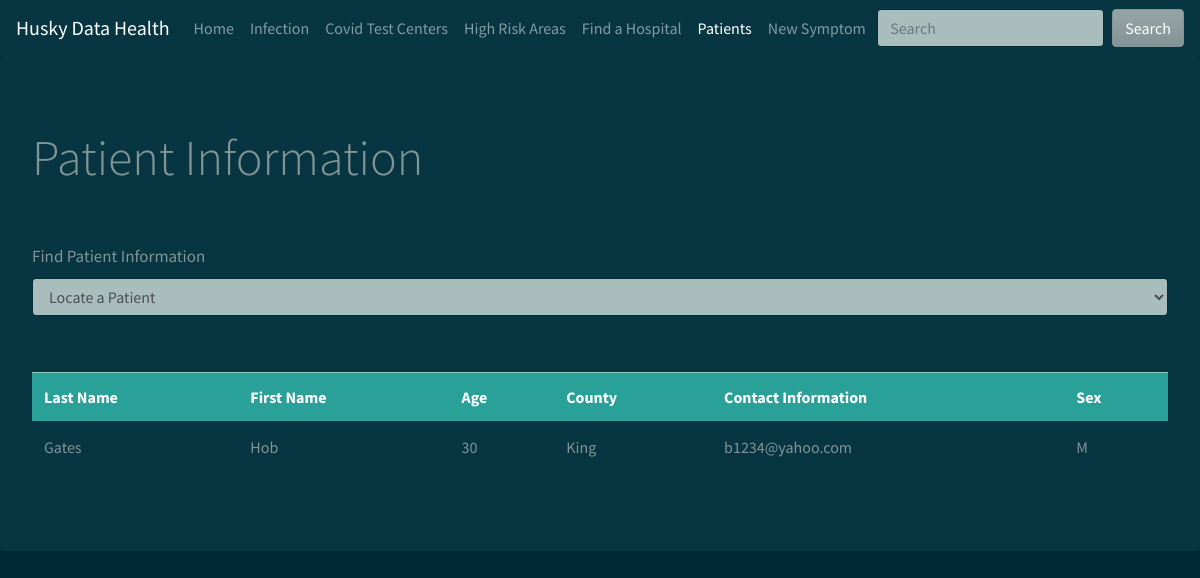
Page /patient.php?user=2 on the committed database.
### tables this page shows
CREATE TABLE `USER_INFO` (
  `user_id` int(11) NOT NULL DEFAULT '0',
  `email` varchar(30) NOT NULL,
  `first_name` varchar(20) NOT NULL,
  `last_name` varchar(20) NOT NULL,
  `county` varchar(20) DEFAULT NULL,
  `sex` varchar(5) NOT NULL,
  `age` int(11) NOT NULL,
  `Case_start_data` date DEFAULT NULL
);

### patient.php (the view, shortened to what this page needs)
<!DOCTYPE html>
<html lang="en">
    <head>
        <link rel="stylesheet" href="https://bootswatch.com/4/solar/bootstrap.min.css">
    </head>
    <body>
        <nav class="navbar navbar-expand-lg navbar-dark bg-dark">
            <a class="navbar-brand" href="#">Husky Data Health</a>
            <div class="collapse navbar-collapse" id="navbarColor02">
                <ul class="navbar-nav mr-auto">
                    <li class="nav-item">
                        <a class="nav-link" href="index.php">Home
                        </a>
                    </li>
                    <li class="nav-item">
                        <a class="nav-link" href="infection.php">Infection</a>
                    </li>
                    <li class="nav-item">
                        <a class="nav-link" href="covid_test_center.php">Covid Test Centers</a>
                    </li>
                    <li class="nav-item">
                        <a class="nav-link" href="high_risk.php">High Risk Areas</a>
                    </li>
                    <li class="nav-item">
                        <a class="nav-link" href="hospital.php">Find a Hospital</a>
                    </li>
                    <li class="nav-item active">
                        <a class="nav-link" href="patient.php">Patients</a>
                    </li>
                    <li class="nav-item">
                        <a class="nav-link" href="new_symptoms.php">New Symptom</a>
                    </li>
                </ul>
                <form class="form-inline my-2 my-lg-0">
                    <input class="form-control mr-sm-2" type="text" placeholder="Search">
                    <button class="btn btn-secondary my-2 my-sm-0" type="submit">Search</button>
                </form>
            </div>
        </nav>
        <div class="jumbotron">
            <p style="font-size: 50px" class="lead">Patient Information</p>
            <hr class="my-4">
            <form method="GET" action="patient.php">
                <div class="form-group">
                    <label style="font-size: 17px" for="county_control_form">Find Patient Information
                    </label>
                    <select class = "form-control" name="user" onchange='this.form.submit()' id='county_control_form'>
                        <option selected>Locate a Patient</option>
                        <?php
                        $connection = mysqli_connect(DBHOST, DBUSER, DBPASS, DBNAME);
                        ?>
                    </select>
                </div>
                    <?php
                    if ($_SERVER["REQUEST_METHOD"] == "GET")
                    {
                        if (isset($_GET['user']) )
                        {
                    ?>
                    <p>&nbsp;</p>
                    <table class="table table-hover">
                        <thead>
                            <tr class="table-success">
                                <th scope="col">Last Name</th>
                                <th scope="col">First Name</th>
                                <th scope="col">Age</th>
                                <th scope="col">County</th>
                                <th scope="col">Contact Information</th>
                                <th scope="col">Sex</th>
                            </tr>
                        </thead>
                        <?php
                            $sql = " SELECT * FROM
                             USER_INFO
                             WHERE user_id = {$_GET['user']}";
                            if ($result = mysqli_query($connection, $sql))
                            {
                                while($row = mysqli_fetch_assoc($result))
                                {
                        ?>
                        <tr>
                            <td><?php echo $row['last_name'] ?></td>
                            <td><?php echo $row['first_name'] ?></td>
                            <td><?php echo $row['age'] ?></td>
                            <td><?php echo $row['county'] ?></td>
                            <td><?php echo $row['email'] ?></td>
                            <td><?php echo $row['sex'] ?></td>
                        </tr>
                    <?php
                            }
                        }
                    }
                }
                    ?>
                </table>
            </form>
        </div>
    </body>
</html>

### rows in the picture
user_info: last_name "Gates", first_name "Hob", age "30", county "King", email "b1234@yahoo.com", sex "M"
